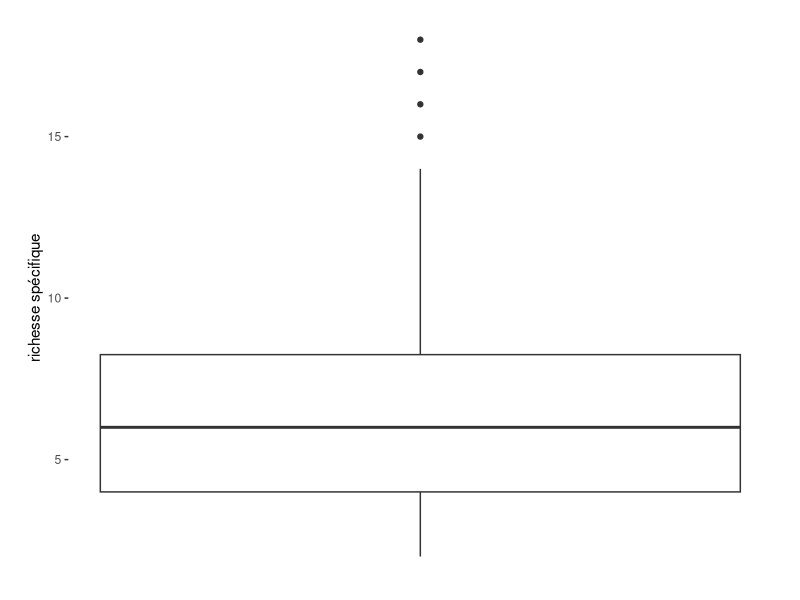

The R script that drew this image: (Note: this script raises an error after producing the figure.)
## ---- chunk 1

#importation
dataAnts <- read.table("BogAnts.txt", dec=".", header = TRUE)

#Passer la localisation en facteur 
dataAnts$Location<-as.factor(dataAnts$Location)

#vérification du type des variables 
str(dataAnts)
## ---- chunk 2
library(ggplot2)
library(patchwork)
## ---- chunk 3
par(mfrow=c(1,2))

# Boxplot 
ggplot(data = dataAnts, aes(y = Nsp))+
  geom_boxplot()+
  labs(y = "richesse spécifique")+
  theme(
    panel.background = element_rect(fill="white"),
    panel.grid.major = element_blank(),
    panel.grid.minor = element_blank(),
    plot.margin = margin(10,20,10,20),
    axis.text.x = element_blank(),
    axis.ticks.x = element_blank()
  )

# Cleveland plot 
ggplot(data = dataAnts, aes(x = Nsp, y = 1:nrow(dataAnts)))+
  geom_jitter(width = 0.1, size = 3, color = "blue")+
  theme(
    panel.background = element_rect(fill="white"),
    panel.grid.major = element_rect(),
    panel.grid.minor = element_blank(),
    plot.margin = margin(10,20,10,20),
  )
  
  
  


## ---- chunk 4
p1 <- ggplot(dataAnts) +
  aes(x=Latitude, y=factor(1:nrow(dataAnts), levels = 1:nrow(dataAnts))) + # Affichage avec classification
  geom_jitter(width=0, height=0.1) +
  scale_x_continuous(breaks = seq(41.5, 45, by = 0.5)) + # Valeurs de l'axe X
  labs(title = "Variable explicative Latitude",
       subtitle = "Observation des valeurs extrèmes",
       x= "Latitude") +  # Titres
  theme_minimal() +
  theme(axis.text.y = element_blank(),   # Supprimer les étiquettes de l'axe Y
        axis.ticks.y = element_blank(),  # Supprimer les ticks de l'axe Y
        axis.title.y = element_blank(),  # Supprimer le titre de l'axe Y
        axis.title.x = element_text(size = 8, color = "darkblue"),
        plot.title = element_text(size = 14, face = "bold", color = "black"),
        plot.subtitle = element_text(size = 10, color = "black")
        )   

p2 <- ggplot(dataAnts) +
  aes(x = Latitude) +  # Utiliser Latitude sur l'axe X
  geom_histogram(binwidth = 0.25, fill = "blue", color = "black", alpha = 0.7) +  # Histogramme
  scale_x_continuous(breaks = seq(41.5, 45, by = 0.5)) +  # Valeurs de l'axe X
  scale_y_continuous(breaks = seq(0, 10, by = 2)) +  # Valeurs de l'axe X
  labs(subtitle = "Observation de la distribution",
       x = "Latitude") +  # Titres
  theme_minimal() +  # Appliquer un thème minimal
  theme(
    axis.title.x = element_text(size = 8, color = "darkblue"), 
    axis.title.y = element_text(size = 8, color = "darkblue"),
    plot.subtitle = element_text(size = 10, color = "black")
  ) 

p3 <- ggplot(dataAnts, aes(sample = Latitude)) +
  labs(subtitle = "Quantile-Quantile Plot",
       caption = "D'après le jeu de données dataAnts",
       x = "Théorique Quantiles",
       y = "Quantiles Observés") +
  scale_y_continuous(breaks = seq(41, 46, by = 1), limits=c(41,46)) + # Valeurs de l'axe X
  stat_qq() +  # Ajoute les points du Q-Q plot
  stat_qq_line(col = "red") +  # Ajoute la ligne théorique
  theme_minimal() + # Applique un thème minimal
  theme(
    axis.title.x = element_text(size = 8, color = "darkblue"),
    axis.title.y = element_text(size = 8, color = "darkblue"),
    plot.title = element_text(size = 14, face = "bold", color = "black"),       
    plot.subtitle = element_text(size = 10, color = "black"),                  
    plot.caption = element_text(size = 4, face = "italic", color = "darkgrey") 
  ) 

(p1 / p2) | p3 + 
  plot_layout(guides = "collect")
